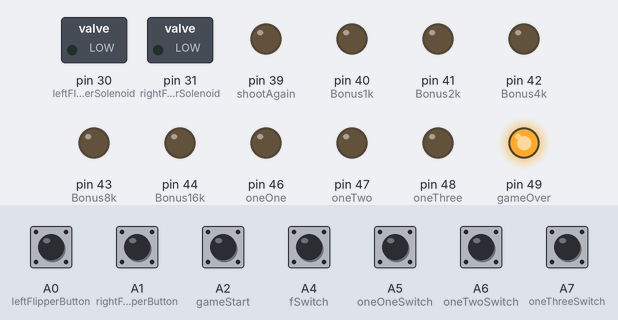
Recording of a sketch running on a simulated Arduino Mega 2560, built with avr-gcc and run on an emulated ATmega2560. On the bench: switched loads named in the sketch (green lamp = pin HIGH), output pins drawn as LEDs (lit = HIGH). The inputs (shaded band) are chosen by the test bench; at power-on: A0 (leftFlipperButton), A1 (rightFlipperButton), A2 (gameStart), A4 (fSwitch), A5 (oneOneSwitch), A6 (oneTwoSwitch), A7 (oneThreeSwitch) LOW.

Above: at 1.2 s.
1.3 s: A2 (gameStart) pulled HIGH for 0.15 s
At 2.1 s:
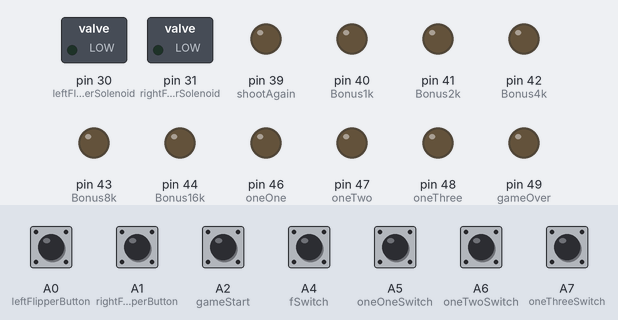
2.9 s: A0 (leftFlipperButton) pulled HIGH for 0.15 s
At 2.97 s:
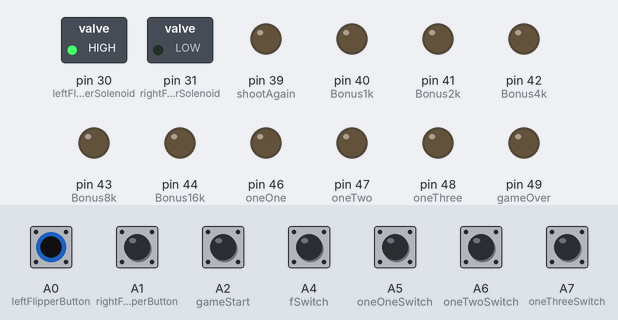
4.5 s: A1 (rightFlipperButton) pulled HIGH for 0.15 s
At 4.57 s:
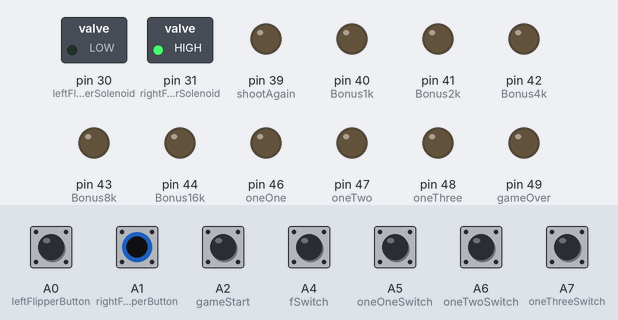
6.1 s: A5 (oneOneSwitch) pulled HIGH for 0.15 s
At 7.0 s:
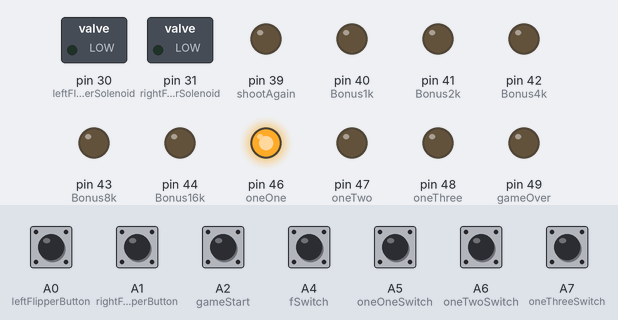
7.7 s: A6 (oneTwoSwitch) pulled HIGH for 0.15 s
At 8.2 s:
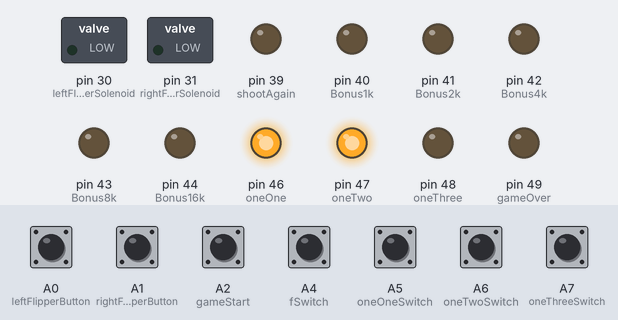
9.3 s: A7 (oneThreeSwitch) pulled HIGH for 0.15 s
At 10.6 s:
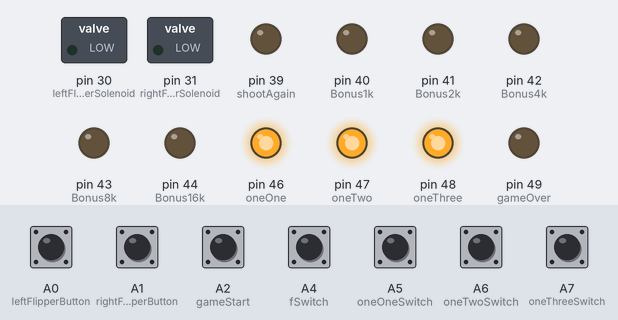
Timing chart, 0 to 11.9 s (numbered marks = the images above; inputs shaded):
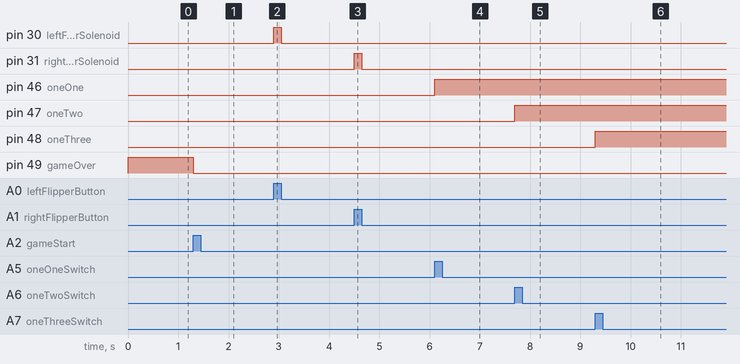

The sketch:

Pinball.ino
```cpp
// Solenoids
int leftFlipperSolenoid = 30;
int rightFlipperSolenoid = 31;

// User Buttons
int leftFlipperButton = A0;
int rightFlipperButton = A1;
int gameStart = A2;

// Testing Buttons

// Playfield Switches
int troughSwitch = A3;
int fSwitch = A4;
int oneOneSwitch = A5;
int oneTwoSwitch = A6;
int oneThreeSwitch = A7;

// Playfield Lights
int shootAgain = 39;
int Bonus1k = 40;
int Bonus2k = 41;
int Bonus4k = 42;
int Bonus8k = 43;
int Bonus16k = 44;
int fLight = 45;
int oneOne = 46;
int oneTwo = 47;
int oneThree = 48;
int gameOver = 49;

// Score
int score = 0; // The score, will be printed to the serial monitor as I have no
               // time to implement a scoreboard.

// Assorted other variables
int fState = 0;
int oneOneState = 0;
int oneTwoState = 0;
int oneThreeState = 0;
int shootAgainState = 0;
int gameOverState = 1;

int bonus = 0; // Value of the bonus divided by 1000

void setup()//No plan survives first contact with the enemy.
{
  // Setup all the things.
  Serial.begin(9600);
  pinMode(leftFlipperSolenoid, OUTPUT);
  pinMode(rightFlipperSolenoid, OUTPUT);
  pinMode(leftFlipperButton, INPUT);
  pinMode(rightFlipperButton, INPUT);
  pinMode(troughSwitch, INPUT);
  pinMode(fSwitch, INPUT);
  pinMode(oneOneSwitch, INPUT);
  pinMode(oneTwoSwitch, INPUT);
  pinMode(oneThreeSwitch, INPUT);
  pinMode(shootAgain, OUTPUT);
  pinMode(gameOver, OUTPUT);
  pinMode(Bonus1k, OUTPUT);
  pinMode(Bonus2k, OUTPUT);
  pinMode(Bonus4k, OUTPUT);
  pinMode(Bonus8k, OUTPUT);
  pinMode(Bonus16k, OUTPUT);
  pinMode(oneOne, OUTPUT);
  pinMode(oneTwo, OUTPUT);
  pinMode(oneThree, OUTPUT);
}

void loop()
{
  while (gameOverState != 1)
  {
    digitalWrite(gameOver,LOW);
    if (digitalRead(leftFlipperButton) == 1)
  {
    fireLeftFlipper(1);
  }
  else
  {
    fireLeftFlipper(0);
  }
  if (digitalRead(rightFlipperButton) == 1)
  {
    fireRightFlipper(1);
  }
  else
  {
    fireRightFlipper(0);
  }
  bonusHandler();
  f111LightsHandler();
  shootAgainHandler();
  }

  digitalWrite(gameOver,HIGH);
  if (digitalRead(gameStart)==HIGH){
    gameOverState = 0;
  }


}

void fireLeftFlipper(int fireState)
{
  if (fireState == 1)
  {
    digitalWrite(leftFlipperSolenoid, HIGH);
    // Serial.println("test");
  }
  else
  {
    digitalWrite(leftFlipperSolenoid, LOW);
  }
}

void fireRightFlipper(int fireState)
{
  if (fireState == 1)
  {
    digitalWrite(rightFlipperSolenoid, HIGH);
  }
  else
  {
    digitalWrite(rightFlipperSolenoid, LOW);
  }
}

void bonusHandler()
{ // Handles the value of the bonus, stored in a single
  // byte as the number of values isn't that large.
  if (bitRead(bonus, 0) == 1)
  {
    digitalWrite(Bonus1k, HIGH);
  }
  else
  {
    digitalWrite(Bonus1k, LOW);
  }
  if (bitRead(bonus, 1) == 1)
  {
    digitalWrite(Bonus2k, HIGH);
  }
  else
  {
    digitalWrite(Bonus2k, LOW);
  }
  if (bitRead(bonus, 2) == 1)
  {
    digitalWrite(Bonus4k, HIGH);
  }
  else
  {
    digitalWrite(Bonus4k, LOW);
  }
  if (bitRead(bonus, 3) == 1)
  {
    digitalWrite(Bonus8k, HIGH);
  }
  else
  {
    digitalWrite(Bonus8k, LOW);
  }
  if (bitRead(bonus, 4) == 1)
  {
    digitalWrite(Bonus16k, HIGH);
  }
  else
  {
    digitalWrite(Bonus16k, LOW);
  }
}

void f111LightsHandler()
{
  if (digitalRead(fSwitch) == HIGH && fState != 1)
  {
    fState = 1;
    digitalWrite(fLight, HIGH);
    score = score + 100;
  }
  if (digitalRead(oneOneSwitch) == HIGH && oneOneState != 1)
  {
    oneOneState = 1;
    digitalWrite(oneOne, HIGH);
    score = score + 100;
  }
  if (digitalRead(oneTwoSwitch) == HIGH && oneTwoState != 1)
  {
    oneTwoState = 1;
    digitalWrite(oneTwo, HIGH);
    score = score + 100;
  }
  if (digitalRead(oneThreeSwitch) == HIGH && oneThreeState != 1)
  {
    oneThreeState = 1;
    digitalWrite(oneThree, HIGH);
    score = score + 100;
  }
  if (fState == 1 && oneOneState == 1 && oneTwoState == 1 && oneThreeState == 1)
  {
    shootAgainState = 1;
    digitalWrite(fLight, LOW);
    digitalWrite(oneOne, LOW);
    digitalWrite(oneTwo, LOW);
    digitalWrite(oneThree, LOW);
    fState = 0;
    oneOneState = 0;
    oneTwoState = 0;
    oneThreeState = 0;
  }
}

void shootAgainHandler(){
  if(shootAgainState==1){
    digitalWrite(shootAgain,HIGH);
  }
  else{
    digitalWrite(shootAgain,LOW);
  }
}

void gameOverHandler(){
  if(digitalRead(troughSwitch)== HIGH && shootAgainState == 1){
    shootAgainState = 0;
  }
  else if (digitalRead(troughSwitch)==HIGH && shootAgainState == 0){//We broke it Jim
    Serial.print("Final score is ");
    Serial.print(score);
    Serial.println(" points, Well done!");
    gameOverState=1;
    oneOneState = 0;
    oneTwoState = 0;
    oneThreeState = 0;
    fState = 0;
    bonus = 0;
    score = 0;
  }
}
```

Measured:
- after the input at 1.3 s, pin 49 (gameOver): HIGH → LOW at once
- after the input at 2.9 s, pin 30 (leftFlipperSolenoid): LOW → HIGH at once, → LOW 0.15 s later
- after the input at 4.5 s, pin 31 (rightFlipperSolenoid): LOW → HIGH at once, → LOW 0.15 s later
- after the input at 6.1 s, pin 46 (oneOne): LOW → HIGH at once
- after the input at 7.7 s, pin 47 (oneTwo): LOW → HIGH at once
- after the input at 9.3 s, pin 48 (oneThree): LOW → HIGH at once
